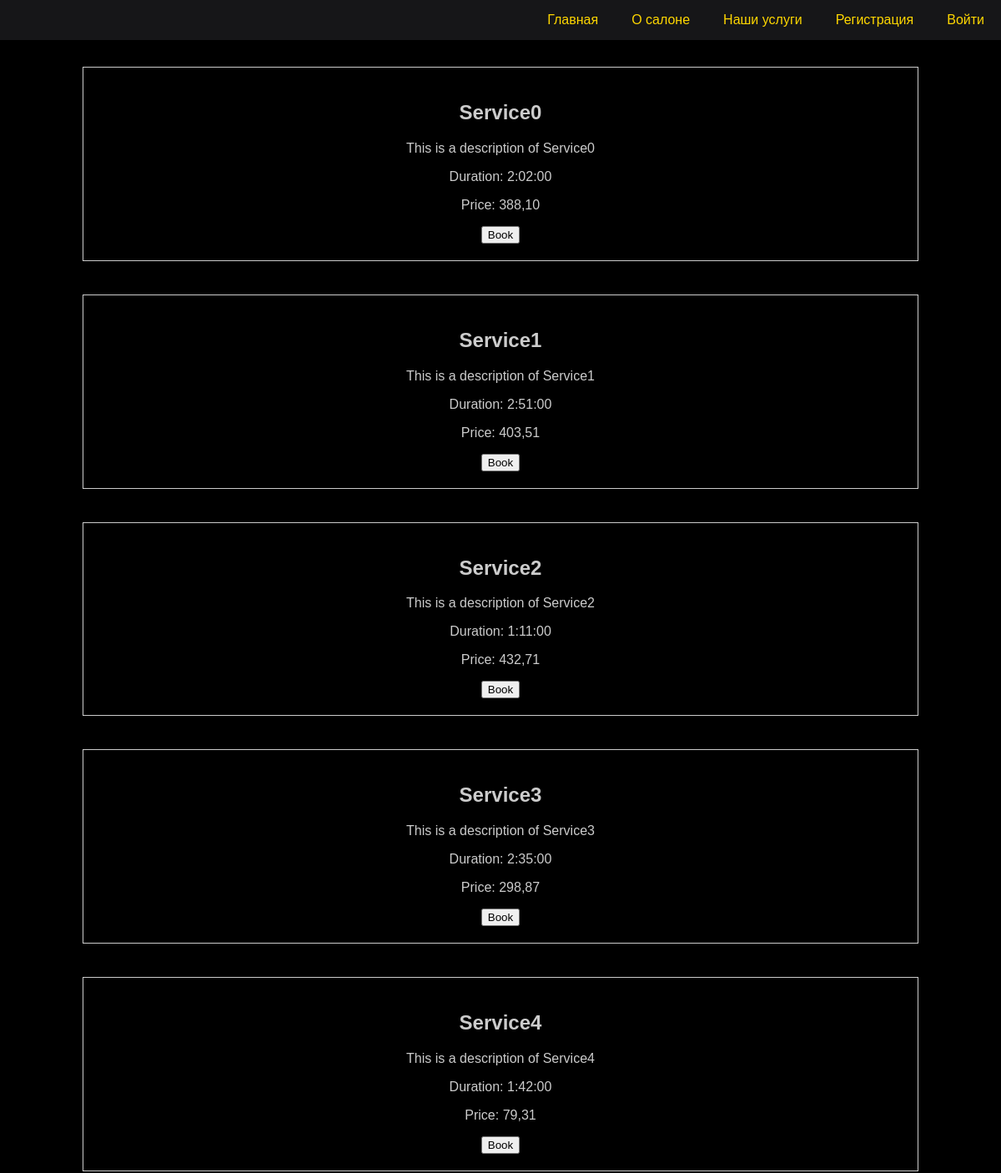
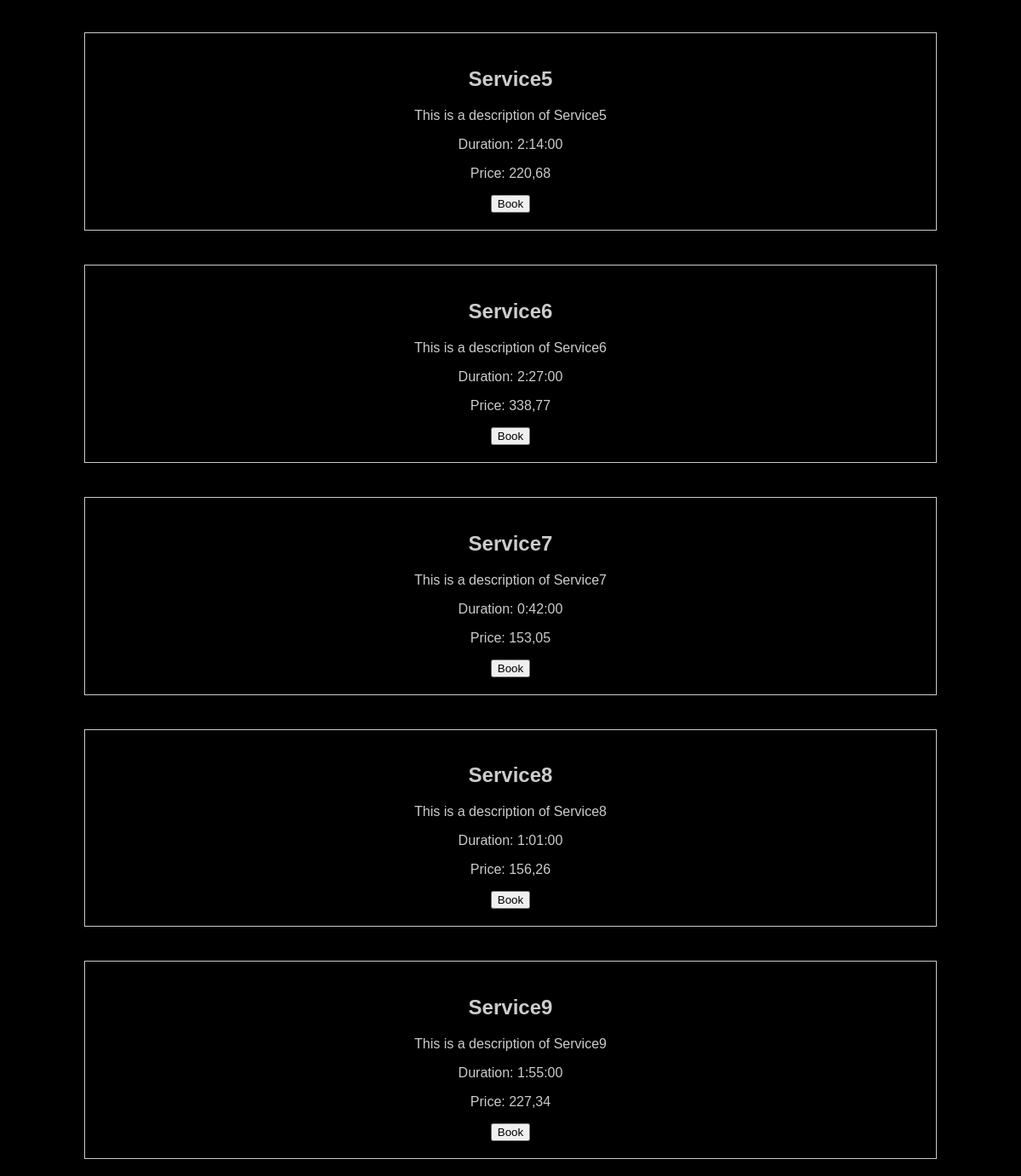
/services/, run on an earlier commit of the app's database (2 pictures, top to bottom).
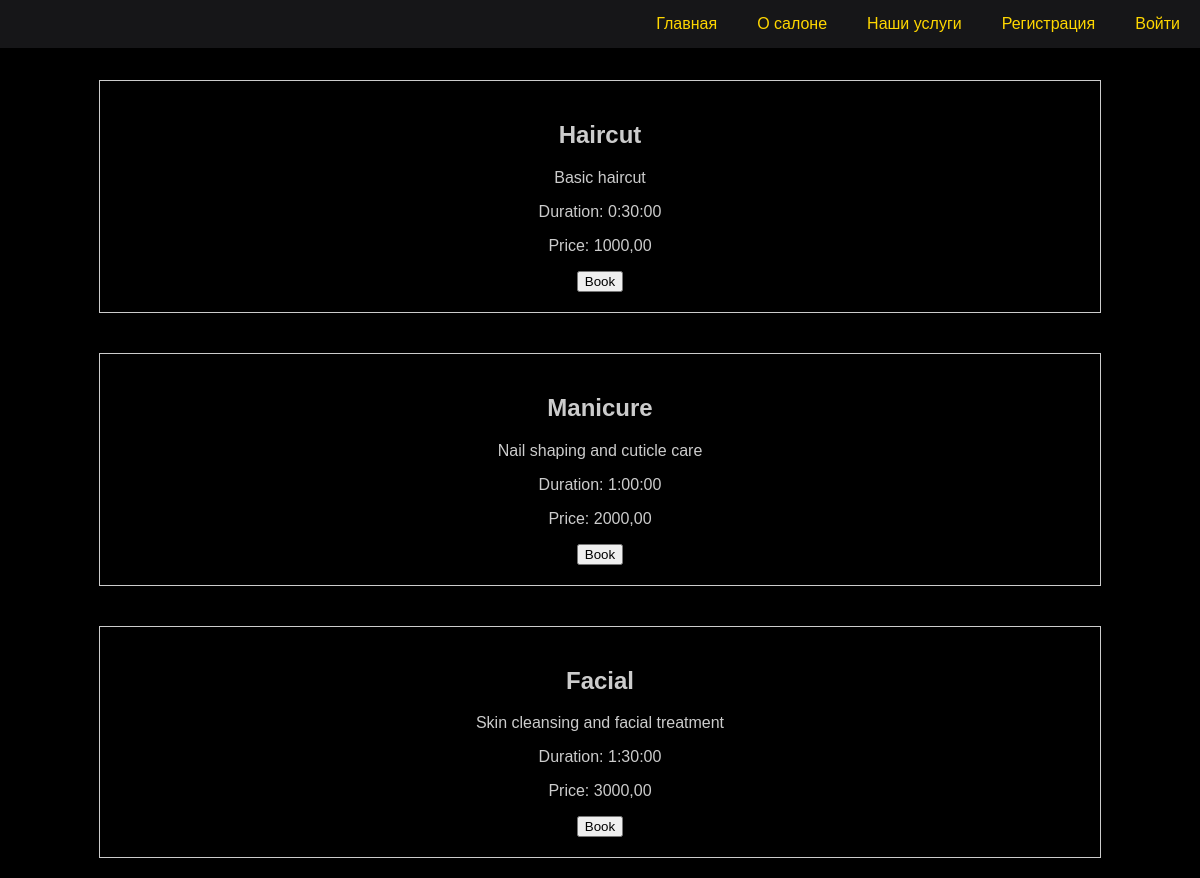
And on a later commit of the database.
### booking/models.py (models this page shows, shortened)
class Service(models.Model):
    name = models.CharField(max_length=100)
    description = models.TextField()
    duration = models.DurationField()  # Продолжительность услуги
    price = models.DecimalField(max_digits=6, decimal_places=2)  # Цена услуги

### booking/views/service.py (the view)
# urls.py: path('services/', services, name='services'),
def services(request):
    services = Service.objects.all()
    return render(request, 'services.html', {'services': services})

### booking/templates/services.html
{% extends 'base.html' %}
{% block content %}
<div class="services-container">
    {% for service in services %}
    <div class="service-item">
        <h2>{{ service.name }}</h2>
        <p>{{ service.description }}</p>
        <p>Duration: {{ service.duration }}</p>
        <p>Price: {{ service.price }}</p>
        <form method="get" action="{% url 'book_service' service.id %}">
            <button type="submit">Book</button>
        </form>
    </div>
    {% endfor %}
</div>
{% endblock %}

### booking/templates/base.html (shortened to what this page needs)
<!DOCTYPE html>
{% load static %}
<html lang="en">
<head>
    <link rel="stylesheet" href="{% static 'css/style.css' %}">
</head>
<body>
    <div class="nav-container">
        <ul>
            <li><a href="{% url 'main' %}" class="nav-link">Главная</a></li>
            <li><a href="{% url 'about_us' %}" class="nav-link">О салоне</a></li>
            <li><a href="{% url 'services' %}" class="nav-link">Наши услуги</a></li>
            {% if request.user.is_authenticated %}
            <li><a href="{% url 'user_profile' %}" class="nav-link">Профиль</a></li>
            <li>
                <a href="{% url 'logout' %}" class="nav-link">Выйти</a>
            </li>
            {% else %}
            <li><a href="{% url 'signup' %}" class="nav-link">Регистрация</a></li>
            <li><a href="{% url 'login' %}" class="nav-link">Войти</a></li>
            {% endif %}
        </ul>
    </div>
    {% block content %}
    {% endblock %}
</body>
</html>

### booking/static/css/style.css (style rules this page uses)
body { margin: 0; padding-top: 60px; font-family: 'Fira Sans', sans-serif; background-color: black; color: #ccc; }
.nav-container { display: flex; align-items: center; justify-content: flex-end; position: fixed; top: 0; right: 0; background-color: #161618; width: 100%; z-index: 1000; }
.nav-container ul { list-style-type: none; margin: 0; padding: 10px; display: flex; }
.nav-container .nav-link, .nav-container .nav-button, .nav-container form { text-decoration: none; color: gold; margin-left: 20px; padding: 5px 10px; border-radius: 5px; background-color: transparent; border: none; cursor: pointer; font-size: 16px; display: inline-flex; align-items: center; }
.services-container { display: flex; flex-direction: column; align-items: center; justify-content: center; min-height: 100vh; width: 100%; }
.service-item { margin: 20px; padding: 20px; border: 1px solid #ccc; width: 80%; text-align: center; }

What changed in the data, as far as the page shows it:
removed Service: name "Service0", description "This is a description of Service0", duration "2:02:00", price "388,10"
removed Service: name "Service1", description "This is a description of Service1", duration "2:51:00", price "403,51"
removed Service: name "Service2", description "This is a description of Service2", duration "1:11:00", price "432,71"
removed Service: name "Service3", description "This is a description of Service3", duration "2:35:00", price "298,87"
removed Service: name "Service4", description "This is a description of Service4", duration "1:42:00", price "79,31"
removed Service: name "Service5", description "This is a description of Service5", duration "2:14:00", price "220,68"
removed Service: name "Service6", description "This is a description of Service6", duration "2:27:00", price "338,77"
removed Service: name "Service7", description "This is a description of Service7", duration "0:42:00", price "153,05"
removed Service: name "Service8", description "This is a description of Service8", duration "1:01:00", price "156,26"
removed Service: name "Service9", description "This is a description of Service9", duration "1:55:00", price "227,34"
added Service: name "Haircut", description "Basic haircut", duration "0:30:00", price "1000,00"
added Service: name "Manicure", description "Nail shaping and cuticle care", duration "1:00:00", price "2000,00"
added Service: name "Facial", description "Skin cleansing and facial treatment", duration "1:30:00", price "3000,00"
